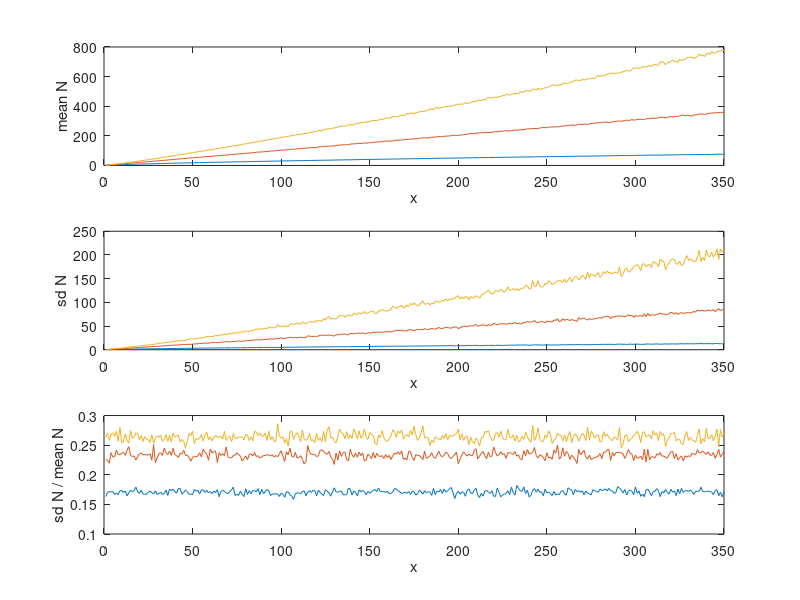

Write the MATLAB code that produced this figure.
clear all
close all

x = [1:1:350];

END = [75, 350, 750];

GUESS = {};


for j = [1:length(END)]
    for i = [1:length(x)]
        
        s = 10.^(randn(1000,1).*0.1+log10(x(i)));
        E = END(j);
%         E = END(j) + randn(1000,1).*30;
%         Q = 10.^(log10(max(x)) + randn(1000,1).*0.001);
        Q = 350;
        
%         GUESSES = s.*E./Q;
        GUESSES = 10.^(log10(s).*log10(E)./log10(Q));

        mu(i,j) = mean(GUESSES);
        sd(i,j) = std(GUESSES);
    end
end

figure();
subplot(3,1,1);
plot(x, mu)
xlabel('x')
ylabel('mean N')
subplot(3,1,2);
plot(x, sd)
xlabel('x')
ylabel('sd N')
subplot(3,1,3);
plot(x, sd./mu)
xlabel('x')
ylabel('sd N / mean N')
